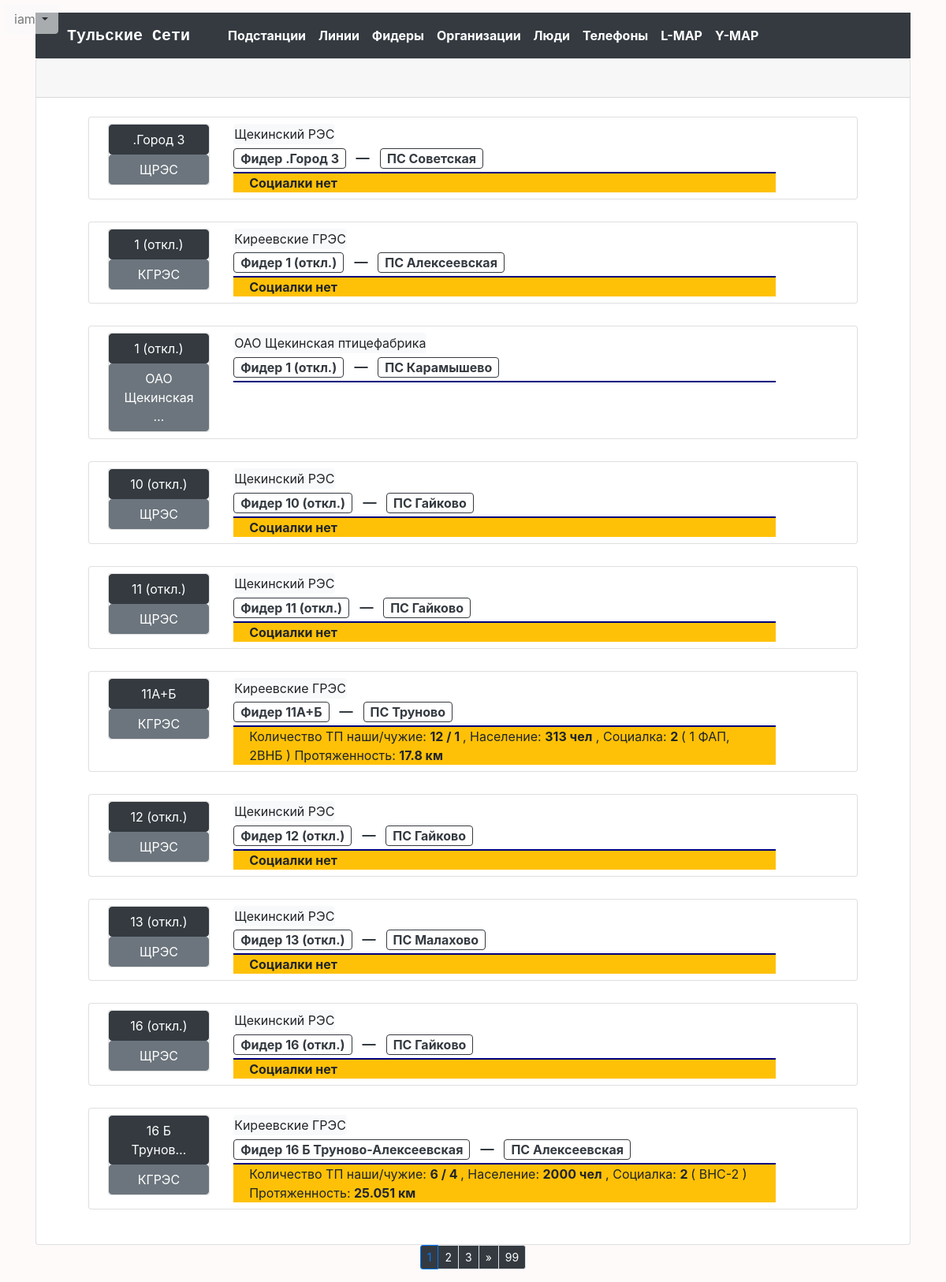
The app's page /feeders/ (signed in) with its own data.
### tula_net/models.py (models this page shows, shortened)
class Feeder(models.Model):
    name = models.CharField(max_length=128, verbose_name='Название фидера')
    try_number_name = models.SmallIntegerField(blank=True, null=True)
    substation = models.ForeignKey(Substation, related_name='feeders', on_delete=models.CASCADE, verbose_name='ПС')
    section = models.ForeignKey(Section, related_name='feeders', on_delete=models.CASCADE, verbose_name='СкШ',
                                blank=True, null=True)
    subscriber = models.ForeignKey(Subscriber, related_name='feeders', on_delete=models.SET_NULL,
                                   verbose_name='абонент', blank=True, null=True)
    attention = models.BooleanField(verbose_name='!!!', default=False)
    in_reserve = models.BooleanField(default=False, verbose_name='Резервный')
    region = models.ForeignKey(Region, verbose_name='Участок', related_name='feeders',
                               on_delete=models.SET_NULL, blank=True, null=True)
    description = models.TextField(verbose_name='Описение', blank=True, null=True)
    def get_absolute_url(self):
        return reverse('feeder', kwargs={'pk': self.pk})
    class Meta:
        verbose_name = "фидер"
        verbose_name_plural = "фидера"
        ordering = ['in_reserve', 'section', 'try_number_name', 'name']

class Subscriber(models.Model):
    name = models.CharField(max_length=128, verbose_name='Название организации', unique=True)
    short_name = models.CharField(max_length=16, verbose_name='Назв орган сокращ', blank=True, null=True)
    ours = models.BooleanField(verbose_name='наши')
    year_update = models.PositiveSmallIntegerField(verbose_name='Списки обновлены', blank=True, null=True)
    description = models.TextField(verbose_name='Описение', blank=True)
    region = models.ForeignKey(
        Region, verbose_name='участок', default=2, blank=True, null=True, on_delete=models.SET_NULL)
    def get_absolute_url(self):
        return reverse('subscriber', kwargs={'pk': self.pk})
    class Meta:
        verbose_name = "организация"
        verbose_name_plural = "организации"
        ordering = ['-ours', 'name']

class Substation(models.Model):
    number = models.PositiveSmallIntegerField(verbose_name='Номер ПС', unique=True)
    name = models.CharField(max_length=32, verbose_name='Название ПС', unique=True)
    voltage_h = models.ForeignKey(
        ClassVoltage, verbose_name='напряжение высокое', related_name='ps_volt_h',
        blank=True, null=True, on_delete=models.PROTECT)
    voltage_m = models.ForeignKey(
        ClassVoltage, verbose_name='напряжение среднее', related_name='ps_volt_m',
        blank=True, null=True, on_delete=models.PROTECT)
    voltage_l = models.ForeignKey(
        ClassVoltage, verbose_name='напряжение низкое', related_name='ps_volt_l',
        blank=True, null=True, on_delete=models.PROTECT)
    alien = models.BooleanField(verbose_name='чужая?')
    owner = models.ForeignKey('Subscriber', related_name='substations', verbose_name='Владелец',
                              on_delete=models.SET_NULL, blank=True, null=True)
    group = models.ForeignKey(Group, related_name='substations', verbose_name='Группа',
                              on_delete=models.CASCADE)
    location = models.TextField(verbose_name='Расположение', blank=True)
    region = models.ForeignKey(Region, verbose_name='Участок', related_name='substations',
                               on_delete=models.SET_NULL, blank=True, null=True)
    description = models.TextField(verbose_name='Описение', blank=True)
    def get_absolute_url(self):
        return reverse('substation', kwargs={'pk': self.pk})
    class Meta:
        verbose_name = "Подстанция"
        verbose_name_plural = "Подстанции"
        ordering = ['number']

class Feeder_characteristic(models.Model):
    feeder_name = models.CharField(max_length=64, verbose_name='Название фидера')
    substation_name = models.CharField(max_length=64, verbose_name='Название ПС')
    feeder = models.OneToOneField(Feeder, related_name="character", on_delete=models.SET_NULL,
                                  null=True, blank=True, verbose_name='фидер')
    length = models.FloatField(verbose_name='Протяженность', blank=True, null=True)
    tp_our_num = models.PositiveSmallIntegerField(blank=True, verbose_name='ТП наши: количество', null=True)
    tp_alien_num = models.PositiveSmallIntegerField(blank=True, verbose_name='ТП чужие: количество', null=True)
    villages_num = models.PositiveSmallIntegerField(blank=True, verbose_name='НП количество', null=True)
    villages_names = models.TextField(blank=True, verbose_name='НП названия', null=True)
    power_winter = models.FloatField(verbose_name='Зима МВт', blank=True, null=True)
    power_summer = models.FloatField(verbose_name='Лето МВт', blank=True, null=True)
    population = models.PositiveSmallIntegerField(blank=True, verbose_name='Население', null=True)
    points = models.PositiveSmallIntegerField(blank=True, verbose_name='Точки поставки', null=True)
    social_num = models.PositiveSmallIntegerField(blank=True, verbose_name='Социалка кол-во', null=True)
    social_names = models.TextField(blank=True, verbose_name='Социалка тип', null=True)
    checked = models.BooleanField(verbose_name='соответствует', default=False)
    class Meta:
        unique_together = ('feeder_name', 'substation_name')
        verbose_name = "характеристика фидера"
        verbose_name_plural = "х-ки фидеров"

### tula_net/views.py (the view)
# urls.py: path('feeders/', AllFeedersView.as_view(), name='feeders'),
class AllFeedersView(FeedersViewMixin, ListView):
    paginate_by = 10

### tula_net/context_processors.py (called while the page is built)
def add_titles(request):
    return {
        'title': 'Тульские Сети',
        'title_add': 'Добавить',
        'title_upd': 'Редактировать',
        'title_del': 'Удалить',
        'title_feeder': 'фидер',
        'title_substation': 'подстанцию',
        'title_subscriber': 'организацию',
        'title_phone': 'телефон',
        'title_person': 'лицо',
        'title_section': 'секцию',
        'title_line': 'линию',
        'title_char': 'характеристики фидера',
    }

def logik(request):
    return {
        'current_year': datetime.now().year,
        'logik_metod': request.path[1:5],
        'logik_obj': request.path[4:10],
        'logik_add': 'add_',
        'logik_upd': 'upd_',
        'logik_del': 'del_',
        'logik_feeder': '_feede',
        'logik_substation': '_subst',
        'logik_subscriber': '_subsc',
        'logik_phone': '_phone',
        'logik_person': '_perso',
        'logik_section': '_secti',
        'logik_line': '_line/',
        'logik_char': '_chara'
    }

def signs(request):
    return {
        'context_menu': {
            'substations': 'Подстанции',
            'lines': 'Линии',
            'sfeeders': 'Фидеры',
            'subscribers': 'Организации',
            'persons': ' Ответственные лица',
            'phones': 'Телефоны',
            'map': 'L-MAP',
            'y-map': 'Y-MAP',
        }
    }

def class_volt(request):
    return {
        'feeder_6': "btn btn-light border-success px-3 py-0 mx-1",
        'feeder_10': "btn btn-light border-primary px-3 py-0 mx-1",
        'feeder_x': "btn btn-secondary px-3 py-0 mx-1",
        'line_35': "border-danger btn btn-dark py-0 px-4 m-1 vl-border",
        'line_110': 'border-warning btn btn-dark py-0 px-4 m-1 vl-border',
        'line_x': 'btn btn-secondary py-0 px-4 m-1',
    }

### tula_net/utils.py (called while the page is built)
    def get_queryset(self):
        return Feeder.objects.select_related('substation', 'section', 'subscriber', 'section__voltage').all()

    def get_context_data(self, *, object_list=None, **kwargs):
        context = super().get_context_data(**kwargs)
        if self.second_model:
            context[self.the_context] = self.second_model.objects.get(pk=self.kwargs['pk'])
        return context

### tula_net/templates/tula_net/feeders.html (shortened to what this page needs)
{% extends 'base.html' %}
{% block cards1 %}
    <div class="card">
        <h5 class="card-header text-center"><span class="px-5"></span></h5>
    <div class="card-body">
    {% for feeder in feeders %}
          <div class="row mt-1">
            <div class="col-12 col-lg-11 offset-lg-2 m-auto">
              <div class="card mb-4">
                <div class="card-body px-4 py-2">
                  <div class="row">
                    <div class="col-12 col-md-3 col-lg-2 align-items-center">
                          <div class="card pt-0 text-center p-0 mt-0">
                            <div class="btn btn-dark">
                                {% if feeder.name|length > 13 %} {{ feeder.name|truncatechars:12 }} {% else %} {{ feeder.name }} {% endif %}
                            </div>
                            <div class="btn btn-secondary">
                                {% if feeder.subscriber.short_name %}
                                {{ feeder.subscriber.short_name }}
                                {% else %}
                                {{ feeder.subscriber.name|truncatechars:15 }}
                                {% endif %}
                            </div>
                        </div>
                    </div>
                    <div class="col-12 col-md-9 col-lg-9">
                        <a href="{{ feeder.subscriber.get_absolute_url }}" class="btn btn-light mx-auto  p-0 mb-1">
                            <p class="my-0">{{ feeder.subscriber.name }}</p>
                        </a> <br>
                        <a href="{{ feeder.get_absolute_url }}" class="btn btn-outline-dark mx-auto px-2 py-0">
                            <b>Фидер {{ feeder.name }}</b>
                        </a>
                        <a href="{{ feeder.section.get_absolute_url }}"
                            {% if feeder.section.voltage.class_voltage == 6 %}
                                class="btn btn-outline-success mx-2 px-2 py-0"
                            {% elif feeder.section.voltage.class_voltage == 10 %}
                                class="btn btn-outline-primary mx-2 px-2 py-0"
                           {% else %}
                                class="btn btn-outline-dark mx-2  px-2 py-0"
                           {% endif %}
                            >
                        </a>
                        <a href="{{ feeder.substation.get_absolute_url }}" class="btn btn-outline-dark mx-auto px-2 py-0">
                            <b>ПС {{ feeder.substation.name }}</b>
                        </a>
                        <hr class="p-0 m-0"  color="#00008B" >
                    {% if feeder.subscriber.ours %}
                        {% if feeder.character.checked %}
                        <div class="card-body mt-0 py-0 bg-success">
                        {% else %}
                        <div class="card-body mt-0 py-0 bg-warning">
                        {% endif %}
                            {% if feeder.character.tp_our_num or feeder.character.tp_alien_num %}
                                Количество ТП наши/чужие: <b>{{ feeder.character.tp_our_num }} / {{ feeder.character.tp_alien_num }} </b> ,
                            {% endif %}
                            {% if feeder.character.population %}
                                Население: <b>{{ feeder.character.population }} чел</b> ,
                            {% endif %}
                            {% if feeder.character.social_num %}Социалка:
                                <b>{{ feeder.character.social_num }} </b>( {{ feeder.character.social_names }} )
                            {% else %}
                                <b>Социалки нет </b>
                            {% endif %}
                            {% if feeder.character.length %} Протяженность: <b>{{ feeder.character.length }} км </b> {% endif %}
                        </div>
                    {% endif %}
                    </div>
                  </div>
                </div>
              </div>
            </div>
          </div>
    {% endfor %}
    </div>
    </div>
{% endblock %}
{% block paginator %}
{% include 'incl/_block_paginator_long.html' %}
{% endblock %}

### templates/incl/_user_bar.html (shortened to what this page needs)
<div class="btn-group user_bar">
  <button type="button" class="btn btn-light dropdown-toggle " data-toggle="dropdown" aria-haspopup="true" aria-expanded="false">
    {{ request.user }}
  </button>
</div>

### Tula_Networks/static/css/style.css (style rules this page uses)
body { background-color: #FFFAFA; }
.user_bar { z-index: 999999; position: fixed; left: 5px; top: 5px; opacity: 0.6; }

### records on screen
Feeder: name ".Город 3", subscriber.short_name "ЩРЭС", subscriber.name "Щекинский РЭС", substation.name "Советская", shows "Социалки нет"
Feeder: name "1 (откл.)", subscriber.short_name "КГРЭС", subscriber.name "Киреевские ГРЭС", substation.name "Алексеевская", shows "Социалки нет"
Feeder: name "1 (откл.)", subscriber.name "ОАО Щекинская …", subscriber.name "ОАО Щекинская птицефабрика", substation.name "Карамышево"
Feeder: name "10 (откл.)", subscriber.short_name "ЩРЭС", subscriber.name "Щекинский РЭС", substation.name "Гайково", shows "Социалки нет"
Feeder: name "11 (откл.)", subscriber.short_name "ЩРЭС", subscriber.name "Щекинский РЭС", substation.name "Гайково", shows "Социалки нет"
Feeder: name "11А+Б", subscriber.short_name "КГРЭС", subscriber.name "Киреевские ГРЭС", substation.name "Труново", character.tp_our_num "12", character.tp_alien_num "1", character.population "313", character.social_num "2", character.social_names "1 ФАП, 2ВНБ", character.length "17.8"
Feeder: name "12 (откл.)", subscriber.short_name "ЩРЭС", subscriber.name "Щекинский РЭС", substation.name "Гайково", shows "Социалки нет"
Feeder: name "13 (откл.)", subscriber.short_name "ЩРЭС", subscriber.name "Щекинский РЭС", substation.name "Малахово", shows "Социалки нет"
Feeder: name "16 (откл.)", subscriber.short_name "ЩРЭС", subscriber.name "Щекинский РЭС", substation.name "Гайково", shows "Социалки нет"
Feeder: name "16 Б Трунов…", subscriber.short_name "КГРЭС", subscriber.name "Киреевские ГРЭС", name "16 Б Труново-Алексеевская", substation.name "Алексеевская", character.tp_our_num "6", character.tp_alien_num "4", character.population "2000", character.social_num "2", character.social_names "ВНС-2", character.length "25.051"

### other values on screen
{{ request.user }} "iam"
{{ p }} "2" "3"
{{ page_obj.paginator.num_pages }} "99"
